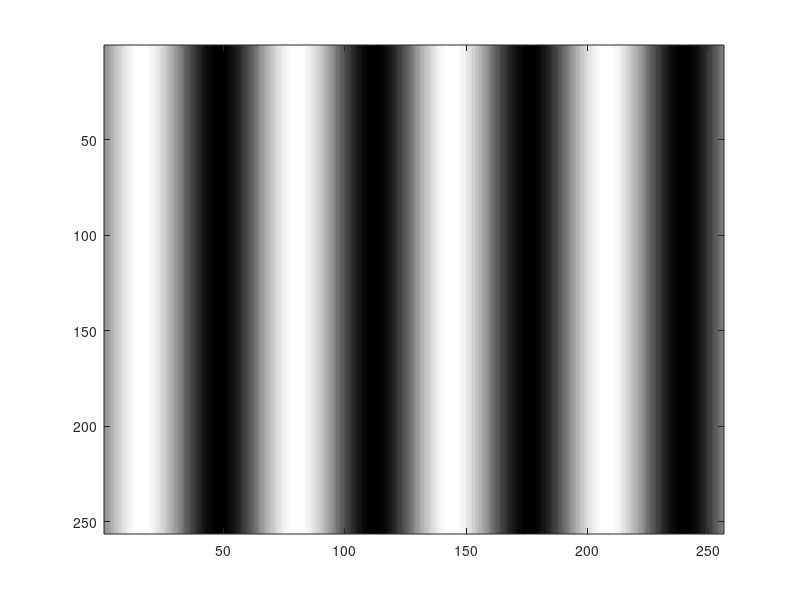
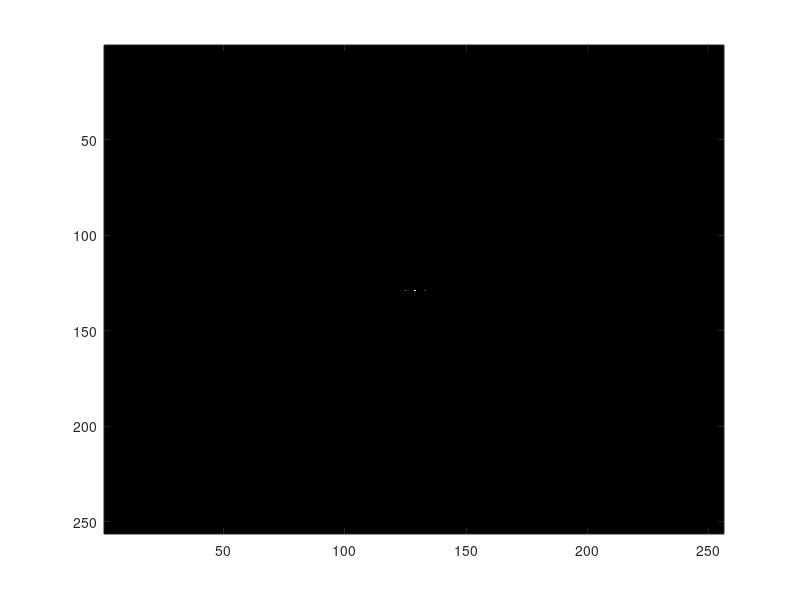
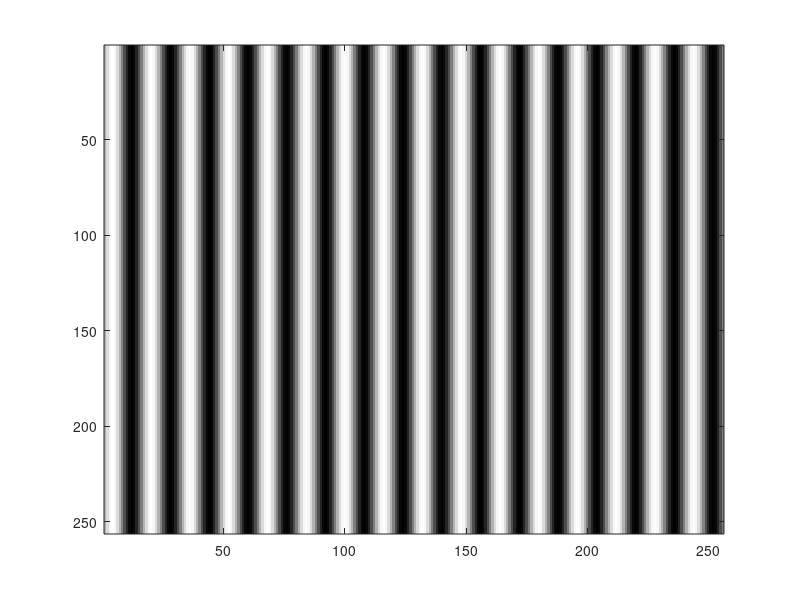
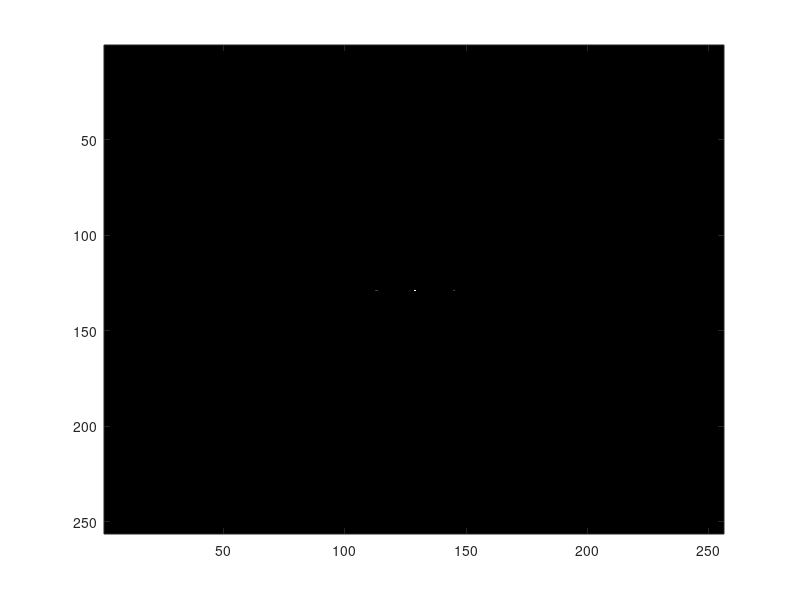

Recreate these plots in MATLAB, in order.
%%%%%2次元FFT1%%%%%

%1. 画像の作成(256x256で黒の縦縞4本,16本,64本)

clear;
close all;

height = 256;
width = 256;

 for k = 1:height
     for l = 1:width
         img4(k,l) = 1 + sin(2*pi*l*4/256);   %周波数4
         img16(k,l) = 1 + sin(2*pi*l*16/256);
         img64(k,l) = 1 + sin(2*pi*l*64/256);
         
     end
 end
 
 
 %img -> freq
 img4Freq = fft2(img4);
 img16Freq = fft2(img16);
 img64Freq = fft2(img64);
 
 shifted4Freq = fftshift(img4Freq);
 shifted16Freq = fftshift(img16Freq);
 shifted64Freq = fftshift(img64Freq);
 
 %get power spec
 img4Power = abs(shifted4Freq).^2;
 img16Power = abs(shifted16Freq).^2;
 img64Power = abs(shifted64Freq).^2;
 
 %figure from here
 figure;
 colormap(gray);
 imagesc(img4);
 
 figure;
 colormap(gray);
 imagesc(img4Power);
 
 figure;
 colormap(gray);
 imagesc(img16);
 
 figure;
 colormap(gray);
 imagesc(img16Power);
 
 figure;
 colormap(gray);
 imagesc(img64);
 
 figure;
 colormap(gray);
 imagesc(img64Power);